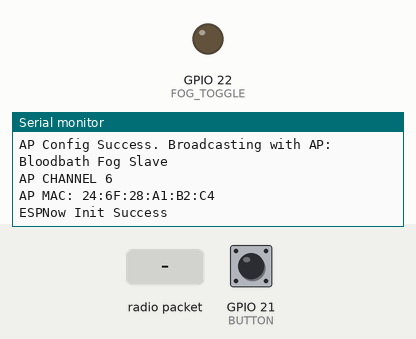
Simulated run of this sketch. Board: ESP32. On the bench: output pins drawn as LEDs (lit = HIGH), the last lines printed to the serial monitor. The inputs (shaded band) are chosen by the test bench; at power-on: GPIO 21 (BUTTON) HIGH.

Above: at 1.2 s.
1.3 s: GPIO 21 (BUTTON) pulled LOW for 0.15 s
At 2.7 s:
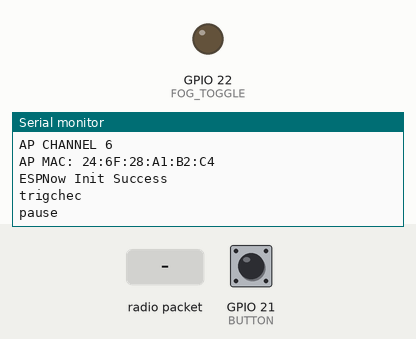
3.0 s: radio packet "1" arrives
At 4.0 s:
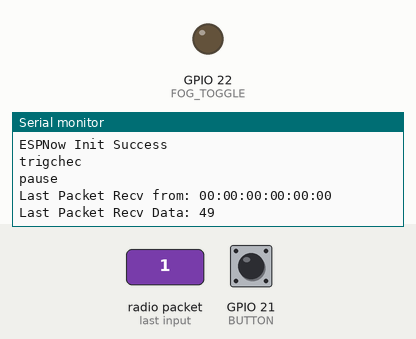

The sketch:

bloodbath_fog_current.ino
```cpp
#include <esp_now.h>
#include <WiFi.h>

#include "SoftwareSerial.h"
#include "DFRobotDFPlayerMini.h"

// Use pins 2 and 3 to communicate with DFPlayer Mini
static const uint8_t PIN_MP3_TX = 7; // Connects to module's RX
static const uint8_t PIN_MP3_RX = 8; // Connects to module's TX
SoftwareSerial softwareSerial(PIN_MP3_RX, PIN_MP3_TX);
// Create the Player object
DFRobotDFPlayerMini player;

#define CHANNEL 1

#define FOG_POWER 12
#define FOG_TOGGLE 22
#define BUTTON 21

// Init ESP Now with fallback
void InitESPNow() {
  WiFi.disconnect();
  if (esp_now_init() == ESP_OK) {
    Serial.println("ESPNow Init Success");
  }
  else {
    Serial.println("ESPNow Init Failed");
    // Retry InitESPNow, add a counte and then restart?
    // InitESPNow();
    // or Simply Restart
    ESP.restart();
  }
}

// config AP SSID
void configDeviceAP() {
  const char *SSID = "Bloodbath Fog Slave";
  bool result = WiFi.softAP(SSID, "0zark3scap3", CHANNEL, 0);
  if (!result) {
    Serial.println("AP Config failed.");
  } else {
    Serial.println("AP Config Success. Broadcasting with AP: " + String(SSID));
    Serial.print("AP CHANNEL "); Serial.println(WiFi.channel());
  }
}

void setup() {
  pinMode(FOG_POWER, OUTPUT);
  pinMode(FOG_TOGGLE, OUTPUT);
  pinMode(BUTTON, INPUT_PULLUP);
  Serial.begin(115200);
  Serial.println("Bloodbath Slave");
  //Set device in AP mode to begin with
  WiFi.mode(WIFI_AP);
  // configure device AP mode
  configDeviceAP();
  // This is the mac address of the Slave in AP Mode
  Serial.print("AP MAC: "); Serial.println(WiFi.softAPmacAddress());
  // Init ESPNow with a fallback logic
  InitESPNow();
  // Once ESPNow is successfully Init, we will register for recv CB to
  // get recv packer info.
  esp_now_register_recv_cb(OnDataRecv);
  /*softwareSerial.begin(9600);
  if (player.begin(softwareSerial))
  {
   Serial.println("Software Serial Player Began Successfull");
   player.volume(100);
   }
  else
  {
    Serial.println("Connecting to DFPlayer Mini failed!");
  }*/
}

// callback when data is recv from Master
void OnDataRecv(const uint8_t *mac_addr, const uint8_t *data, int data_len) {
  char macStr[18];
  snprintf(macStr, sizeof(macStr), "%02x:%02x:%02x:%02x:%02x:%02x",
           mac_addr[0], mac_addr[1], mac_addr[2], mac_addr[3], mac_addr[4], mac_addr[5]);
  Serial.print("Last Packet Recv from: "); Serial.println(macStr);
  Serial.print("Last Packet Recv Data: "); Serial.println(*data);
  Serial.println("");
  if (*data == 1) {
    digitalWrite(FOG_POWER,HIGH);
  } else {
    digitalWrite(FOG_POWER,LOW);
  }
}

bool trig_check = false;
bool triggered = false;
float wait = 0;
void loop() {
  int sensorVal = digitalRead(BUTTON);
  if (sensorVal == LOW && !triggered && !trig_check)
  {
    trig_check = true;
    //player.volume(100);
    //player.play(1);
    Serial.println("trigchec");
    wait = millis() + 5000;
  }
  if (sensorVal == LOW && !triggered && trig_check && wait < millis()) // trigger must be checked pushed for 5 seconds
  {
    triggered = true;
    trig_check = false;
    //player.volume(100);
    //player.play(2);
    digitalWrite(FOG_TOGGLE,HIGH);
    delay(15000);
    digitalWrite(FOG_TOGGLE,LOW);
    Serial.println("trigger");
  }
  if (sensorVal == HIGH && trig_check) // PAUSE PLAYER, UNPRESSED WHEN PLAYING COUNTDOWN
  {
    Serial.println("pause");
    //player.pause();
    trig_check = false;
  }
  if (sensorVal == HIGH && triggered) // UNPRESSED AFTER TRIGGERED
  {
    triggered = false;
    digitalWrite(FOG_TOGGLE,LOW);
    Serial.println("untrigger");
  }
  delay(100);
}
```

Measured:
- after the input at 1.3 s, the serial monitor: prints a new line at once (image 1)
- after the input at 3.0 s, the serial monitor: prints a new line at once (image 2)
